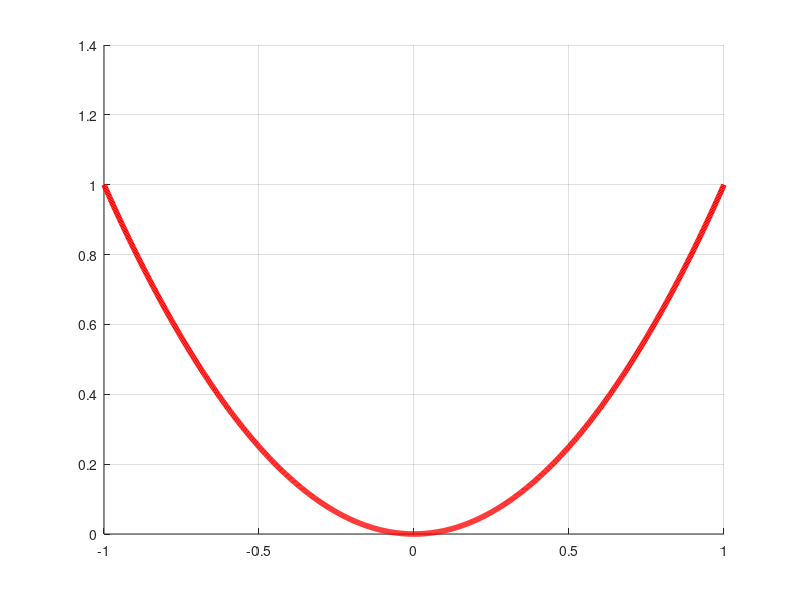

Reproduce this figure in MATLAB. (Note: this script raises an error after producing the figure.)
% Plot barrier function

clc; clear; close all;


% Probability distribution on hyperspace
figure
hold on
grid on

partitions = [50, 100, 500, 1000, 2000];

x = linspace(-1.0, 1.0, 1000);
barrier_sos = 1.0000009348300702*x.^2 - 2.9799150000775737e-12*x + ...
              4.114065673172966e-7;

plot(x, barrier_sos, "LineWidth", 4, "Color", 'r');

text_to_print = append("β (SOS) = ", string(0.01));
text(-0.2, 1.15, text_to_print, 'Color', 'r');

colors = ['b', 'g', 'c', 'm', 'k'];

for kk = 1:length(partitions)

    % Load relevant data
    file_data    = append("linearsystem_", string(partitions(kk)));
    file_barrier = append("barrier_", string(partitions(kk)));
    load(file_data)
    load(file_barrier)

    hypercubes = length(upper_partition);

    for jj = 1:hypercubes

        x_space = linspace(lower_partition(jj), upper_partition(jj), 1000);
    
        constant_barrier = b(jj)*ones(1,length(x_space));
        
        plot(x_space, constant_barrier, "LineWidth", 4, "Color", colors(kk));
    end
    
    beta_round = round(beta(end) * 1000) / 1000;
    text_to_print = append("β (K = ", string(partitions(kk)), " ) = ",...
                           string(beta_round));
    text(-0.2, kk/length(partitions), text_to_print,'Color', colors(kk));

    clear -partitions -colors

end

% 10: Solution: [η = 1.0e-6, β = 0.16274889004599408]
% 20: Solution: [η = 1.0e-6, β = 0.06965642799317558]
% 30: Solution: [η = 1.0e-6, β = 0.03486097848488312]
% 40: Solution: [η = 1.0e-6, β = 0.020079872497465283]
% 50: Solution: [η = 1.0e-6, β = 0.012970892306800595]
% 60: Solution: [η = 1.0e-6, β = 0.009014996844327229]
% 70: Solution: [η = 1.0e-6, β = 0.0066506061530683174]
% 80: Solution: [η = 1.0e-6, β = 0.005133020345203534]
% 90: Solution: [η = 1.0e-6, β = 0.004113689316897768]
% 100: Solution: [η = 1.0e-6, β = 0.0033962054913270565]
% 200: Solution: [η = 1.0e-6, β = 0.0012843395584788775]
% 500: Solution: [η = 1.0e-6, β = 0.0007305252511220767]
% 1000: Solution: [η = 1.0e-6, β = 0.0006089572218980485]
% 2000: Solution: [η = 1.0e-6, β = 0.0005565184321606328]

% SOS
% B(x) = 1.0000009348300702*x^2 - 2.9799150000775737e-12*x + 4.114065673172966e-7
% Solution: [η = 9.957064809533035e-7, β = 0.010000010857703032]





